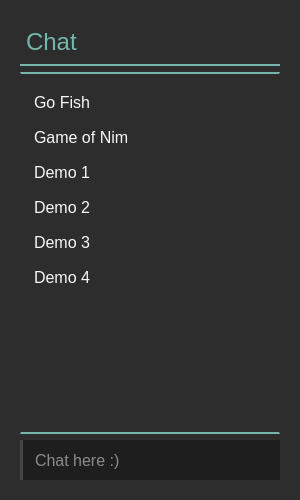
<?xml version="1.0" encoding="UTF-8"?>
<ui version="4.0">
 <class>chat</class>
 <widget class="QWidget" name="chat">
  <property name="geometry">
   <rect>
    <x>0</x>
    <y>0</y>
    <width>300</width>
    <height>500</height>
   </rect>
  </property>
  <property name="minimumSize">
   <size>
    <width>300</width>
    <height>500</height>
   </size>
  </property>
  <property name="windowTitle">
   <string>Cloud11 Chat</string>
  </property>
  <property name="styleSheet">
   <string notr="true">background-color: rgb(45, 45, 45);</string>
  </property>
  <layout class="QVBoxLayout" name="verticalLayout">
   <item>
    <widget class="QStackedWidget" name="stackedWidget">
     <widget class="QWidget" name="page">
      <layout class="QVBoxLayout" name="verticalLayout_2">
       <item>
        <layout class="QGridLayout" name="gridLayout">
         <item row="1" column="0">
          <widget class="QListWidget" name="game_log">
           <property name="minimumSize">
            <size>
             <width>260</width>
             <height>300</height>
            </size>
           </property>
           <property name="maximumSize">
            <size>
             <width>300</width>
             <height>16777215</height>
            </size>
           </property>
           <property name="mouseTracking">
            <bool>true</bool>
           </property>
           <property name="styleSheet">
            <string notr="true">#game_log {
	color: rgb(247, 247, 247);
	background-color: rgba(42, 42, 42, 0.3);
	border-top: 2px solid rgb(117, 181, 171);
	border-bottom: 2px solid rgb(117, 181, 171);
	width: 260px;
	font-family: &quot;Helvetica&quot;;
	font-size: 12pt;
	font-weight: 10;
	padding-top: 15px;
	padding-bottom: 10px;
	padding-left: 10px;
	padding-right: 10px;
}
#game_log:hover {
	background-color: rgba(106, 160, 181, 0.12);
}

#game_log:item {
	padding-top: 4px;
	padding-bottom: 4px;
}
#game_log:item:selected {
	padding-left: 5px;
	background-color: rgba(170, 170, 170, 0.3);
	border-left: 2px solid rgb(117, 181, 171);
	color: rgb(247, 247, 247);
}</string>
           </property>
           <property name="verticalScrollBarPolicy">
            <enum>Qt::ScrollBarAlwaysOff</enum>
           </property>
           <property name="horizontalScrollBarPolicy">
            <enum>Qt::ScrollBarAlwaysOff</enum>
           </property>
           <property name="alternatingRowColors">
            <bool>false</bool>
           </property>
           <property name="selectionBehavior">
            <enum>QAbstractItemView::SelectItems</enum>
           </property>
           <property name="verticalScrollMode">
            <enum>QAbstractItemView::ScrollPerPixel</enum>
           </property>
           <property name="horizontalScrollMode">
            <enum>QAbstractItemView::ScrollPerPixel</enum>
           </property>
           <property name="movement">
            <enum>QListView::Static</enum>
           </property>
           <property name="flow">
            <enum>QListView::TopToBottom</enum>
           </property>
           <property name="isWrapping" stdset="0">
            <bool>false</bool>
           </property>
           <property name="resizeMode">
            <enum>QListView::Adjust</enum>
           </property>
           <property name="layoutMode">
            <enum>QListView::SinglePass</enum>
           </property>
           <property name="spacing">
            <number>0</number>
           </property>
           <property name="gridSize">
            <size>
             <width>0</width>
             <height>35</height>
            </size>
           </property>
           <property name="viewMode">
            <enum>QListView::ListMode</enum>
           </property>
           <property name="uniformItemSizes">
            <bool>false</bool>
           </property>
           <property name="wordWrap">
            <bool>true</bool>
           </property>
           <property name="selectionRectVisible">
            <bool>false</bool>
           </property>
           <property name="currentRow">
            <number>-1</number>
           </property>
           <property name="sortingEnabled">
            <bool>false</bool>
           </property>
           <item>
            <property name="text">
             <string>Go Fish</string>
            </property>
           </item>
           <item>
            <property name="text">
             <string>Game of Nim</string>
            </property>
           </item>
           <item>
            <property name="text">
             <string>Demo 1</string>
            </property>
           </item>
           <item>
            <property name="text">
             <string>Demo 2</string>
            </property>
           </item>
           <item>
            <property name="text">
             <string>Demo 3</string>
            </property>
           </item>
           <item>
            <property name="text">
             <string>Demo 4</string>
            </property>
           </item>
          </widget>
         </item>
         <item row="0" column="0">
          <widget class="QLabel" name="title_game_log">
           <property name="sizePolicy">
            <sizepolicy hsizetype="Preferred" vsizetype="Fixed">
             <horstretch>0</horstretch>
             <verstretch>0</verstretch>
            </sizepolicy>
           </property>
           <property name="minimumSize">
            <size>
             <width>260</width>
             <height>0</height>
            </size>
           </property>
           <property name="maximumSize">
            <size>
             <width>260</width>
             <height>16777215</height>
            </size>
           </property>
           <property name="styleSheet">
            <string notr="true">#title_game_log {
color: rgb(117, 181, 171);
font-family: &quot;Helvetica&quot;;
font-size: 18pt;
font-weight: 10;
width: 260px;
border-bottom: 2px solid rgb(117, 181, 171);
padding-bottom: 8px;
padding-top: 8px;
}</string>
           </property>
           <property name="text">
            <string>Chat</string>
           </property>
           <property name="alignment">
            <set>Qt::AlignLeading|Qt::AlignLeft|Qt::AlignVCenter</set>
           </property>
          </widget>
         </item>
         <item row="2" column="0">
          <widget class="QLineEdit" name="input_asked">
           <property name="sizePolicy">
            <sizepolicy hsizetype="Minimum" vsizetype="Fixed">
             <horstretch>0</horstretch>
             <verstretch>0</verstretch>
            </sizepolicy>
           </property>
           <property name="minimumSize">
            <size>
             <width>260</width>
             <height>40</height>
            </size>
           </property>
           <property name="styleSheet">
            <string notr="true">#input_asked {
	border: none;
	background-color: rgb(30, 30, 30);
	color: rgb(247, 247, 247);
	font-family: &quot;Helvetica&quot;;
	font-weight: 10;
	font-size: 12pt;
	padding-left: 10px;
	border-left: 3px solid rgb(70, 70, 70);
}

#input_asked:hover {
	background-color: rgb(70, 70, 70);
}

#input_asked:focus {
	border-left: 3px solid rgb(117, 181, 171);
}
</string>
           </property>
           <property name="text">
            <string/>
           </property>
           <property name="maxLength">
            <number>100</number>
           </property>
           <property name="placeholderText">
            <string>Chat here :)</string>
           </property>
          </widget>
         </item>
        </layout>
       </item>
      </layout>
     </widget>
     <widget class="QWidget" name="page_2"/>
    </widget>
   </item>
  </layout>
 </widget>
 <resources/>
 <connections/>
</ui>
